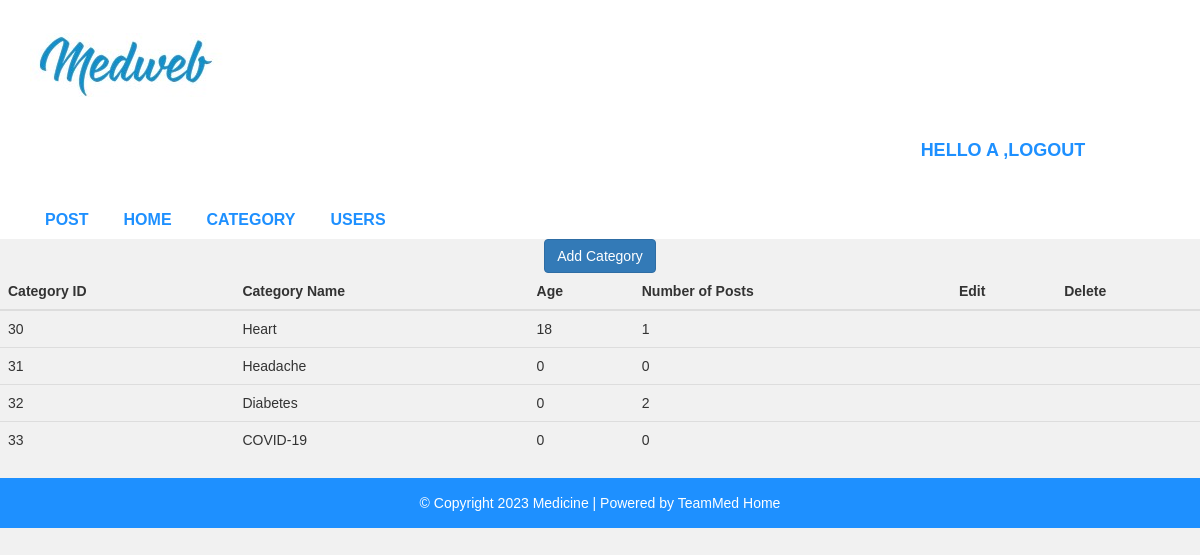
The page /admin/category.php (signed in) on the database its author committed.
### tables this page shows
CREATE TABLE `category` (
  `category_id` int(11) NOT NULL,
  `category_name` varchar(100) NOT NULL,
  `post` int(11) NOT NULL DEFAULT 0,
  `age` int(11) NOT NULL
);

### admin/category.php (the view, shortened to what this page needs)
<?php
include('header.php');
include('connect.php');
$query = "SELECT * FROM category";
$result = mysqli_query($conn, $query);
echo "<div class='text-center mb-3'><a href='add-category.php' class='btn btn-primary'>Add Category</a></div>";
if(mysqli_num_rows($result) > 0) {
    echo "<table class='table'>";
    echo "<thead><tr><th>Category ID</th><th>Category Name</th><th>Age</th><th>Number of Posts</th><th>Edit</th><th>Delete</th></tr></thead>";
    echo "<tbody>";
    while($row = mysqli_fetch_assoc($result)) {
        echo "<tr>";
        echo "<td class='category-id'>" . $row['category_id'] . "</td>";
        echo "<td>" . $row['category_name'] . "</td>";
        echo "<td>" . $row['age'] . "</td>";
        echo "<td>" . $row['post'] . "</td>";
        echo "<td class='edit'><a href='update-category.php?id=" . $row['category_id'] . "'><i class='fa fa-edit'></i></a></td>";
        echo "<td class='delete'><a href='delete-category.php?id=" . $row['category_id'] . "'><i class='fa fa-trash-o'></i></a></td>";
        echo "</tr>";
    }
    echo "</tbody>";
    echo "</table>";
} else {
    echo "<p>No categories found.</p>";
}
include('footer.php');
?>

### admin/style.css (style rules this page uses)
body { background: #f1f1f1; font-family: sans-serif,arial,Helvetica; }
a, a:hover, a:focus { text-decoration: none; outline: none; }
.id, .edit, .delete { text-align:center; }
i.fa { color:#222; }

### rows shown on the page
category: category_id "30", category_name "Heart", age "18", post "1"
category: category_id "31", category_name "Headache", age "0", post "0"
category: category_id "32", category_name "Diabetes", age "0", post "2"
category: category_id "33", category_name "COVID-19", age "0", post "0"

### other values the page prints
$_SESSION['username'] "A"
